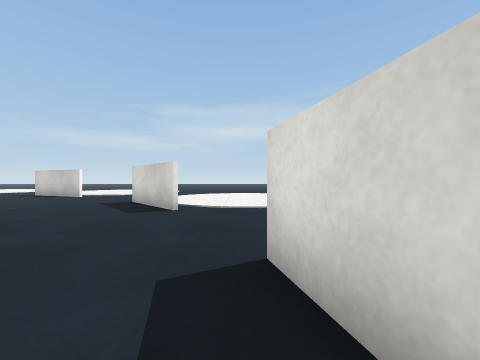
View 1 (above)

24 first-person views from a walk through a scene from a Unity 3-D project. The camera is 0.68 m above the floor, looks level and sees 90° across. The floor is counted in squares, 1 m on a side. Each view is taken from the middle of a square. On the plan, view 1 faces up. The plan holds only what a view shows up to about 9 squares ahead; the rest is blank. The place goes on beyond the plan. The player is left out. Surface patterns are stand-ins for the level's own textures.

View 2
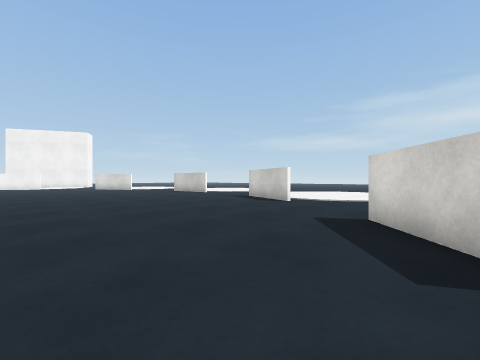

View 3
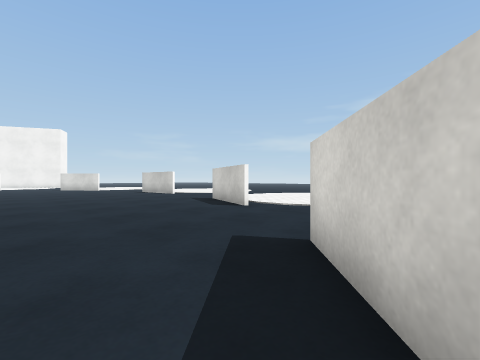

View 4
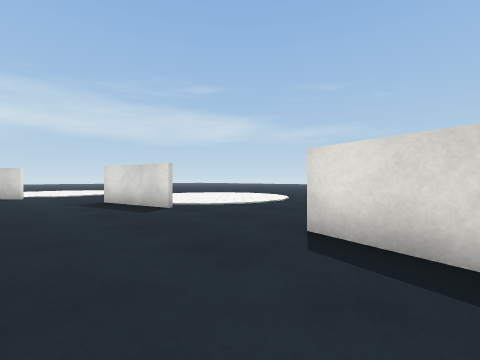

View 5
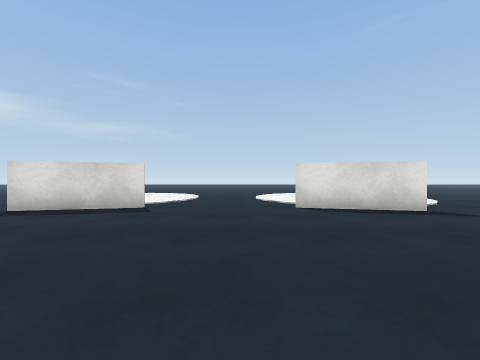

View 6
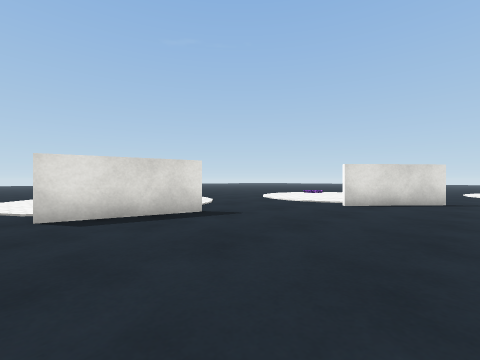

View 7
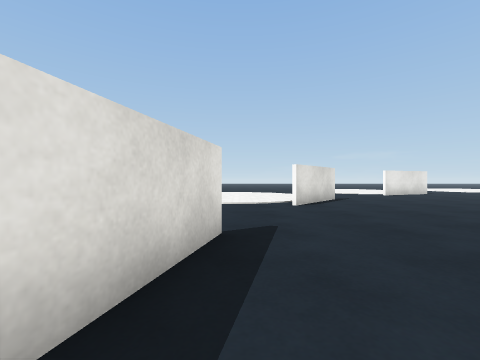

View 8
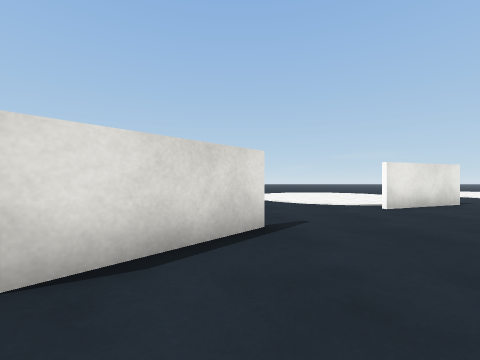

View 9
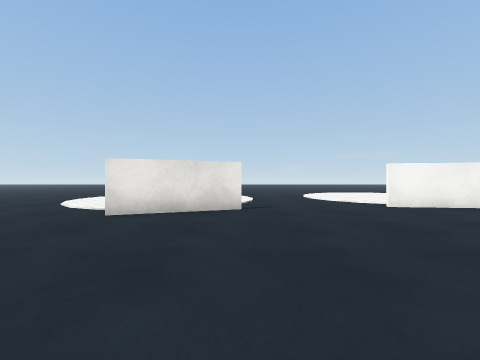

View 10
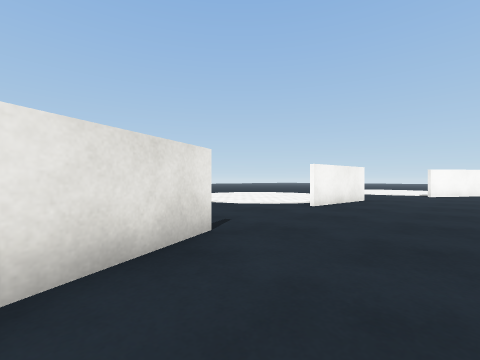

View 11
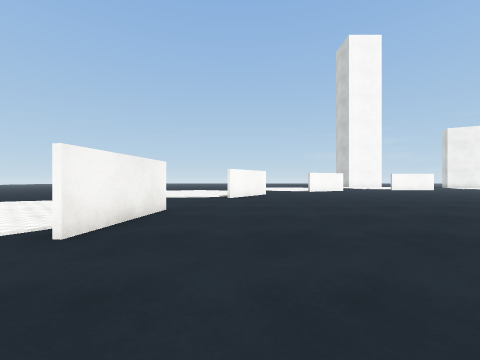

View 12
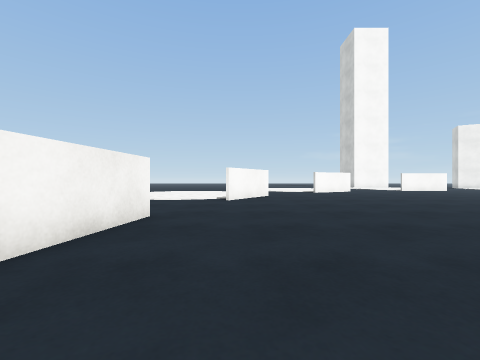

View 13
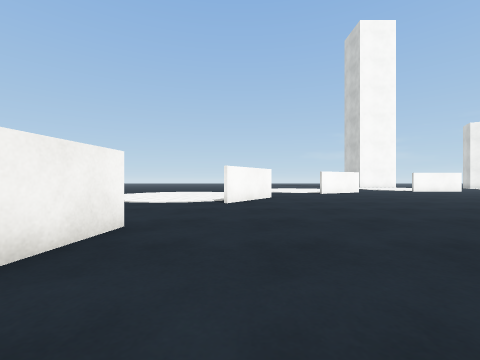

View 14
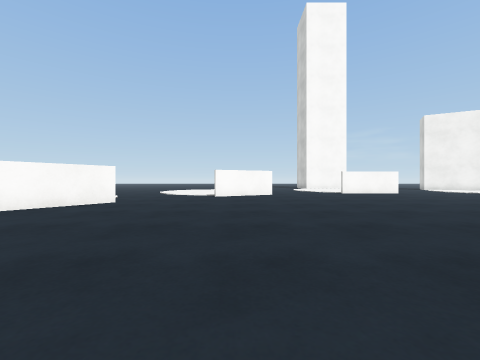

View 15
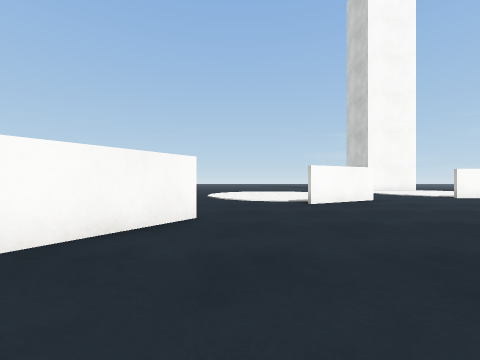

View 16
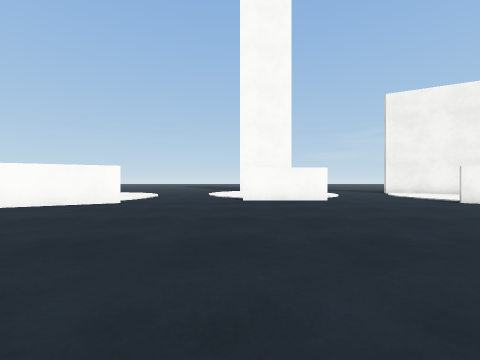

View 17
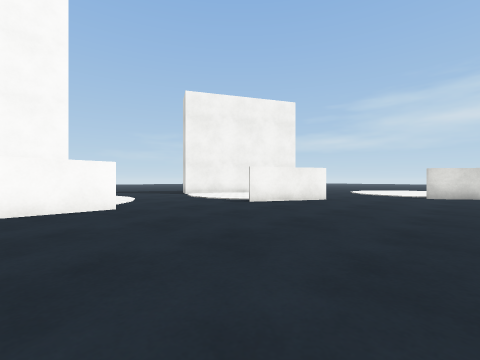

View 18
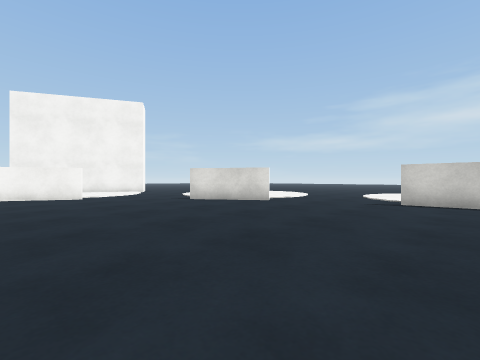

View 19
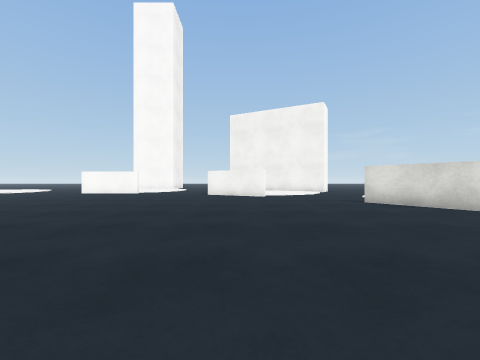

View 20
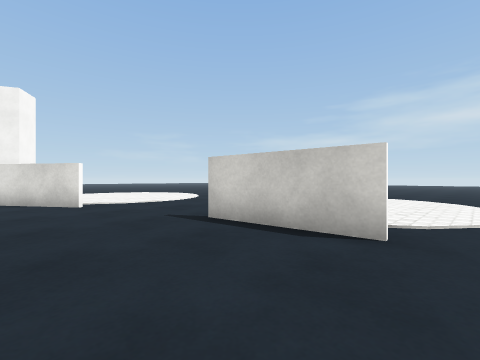

View 21
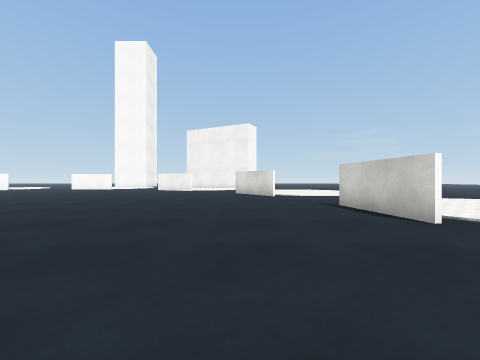

View 22
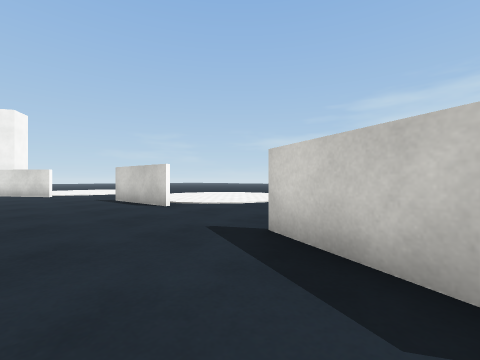

View 23
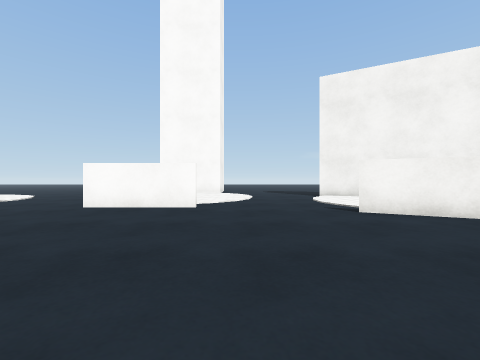

View 24
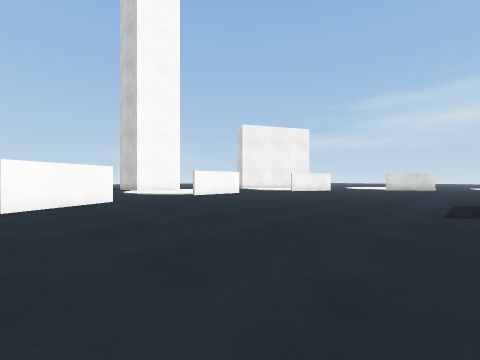

### Floor plan
Points are (right, up) in squares from view 1. A wall is a line through its corners. A room is listed if a view was taken in it or the views show most of it. See-through windows are left out.
Room 1 (views 1, 2, 3, 4, 5, 6, 7, 8, 9, 10, 11, 12, 13, 14, 15, 16, 17, 18, 19, 20, 21, 22, 23, 24)
walls: (-1.4, 5.3) (-3.4, 7.5); (-6.4, 9.6) (-9.1, 10.6); (0.9, -0.6) (0.2, 2.2); (-12.7, 11) (-15.5, 10.7); (0.2, -7.1) (0.9, -4.3); (-19, 9.4) (-21.4, 7.7); (-3.4, -12.5) (-1.5, -10.3); (-23.8, 5) (-25.1, 2.5); (-9.1, -15.6) (-6.4, -14.6); (-14.4, -15.8) (-12.6, -16); (-26, -1) (-26, -4); (-25.1, -7.4) (-23.7, -10.1); (-21.4, -12.7) (-19, -14.4)
ways out: opening at (-26.5, -6.5); opening at (-21.2, 7); opening at (-16.6, -13.2); opening at (-11, 10.7); opening at (-5, -13.3); opening at (-1.3, -9); opening at (-1.2, 5); opening at (3, -4)

Positions as (right, up) in squares from view 1, and headings:
1: (0, 0), facing up
2: (-2, 3), facing up-left
3: (-2, 5), facing up-left
4: (-2, -6), facing up-right
5: (-5, -3), facing right
6: (-4, -4), facing down-right
7: (0, -4), facing down
8: (-3, -9), facing down
9: (-9, -10), facing down
10: (-7, -13), facing down-left
11: (-10, -14), facing left
12: (-11, -14), facing left
13: (-12, -14), facing left
14: (-14, -9), facing left
15: (-17, -12), facing left
16: (-18, -4), facing left
17: (-20, -3), facing up-left
18: (-14, 3), facing up-left
19: (-14, 4), facing left
20: (-12, 8), facing up-left
21: (-9, 8), facing left
22: (-7, 8), facing up-left
23: (-20, 0), facing left
24: (-17, -10), facing up-left
